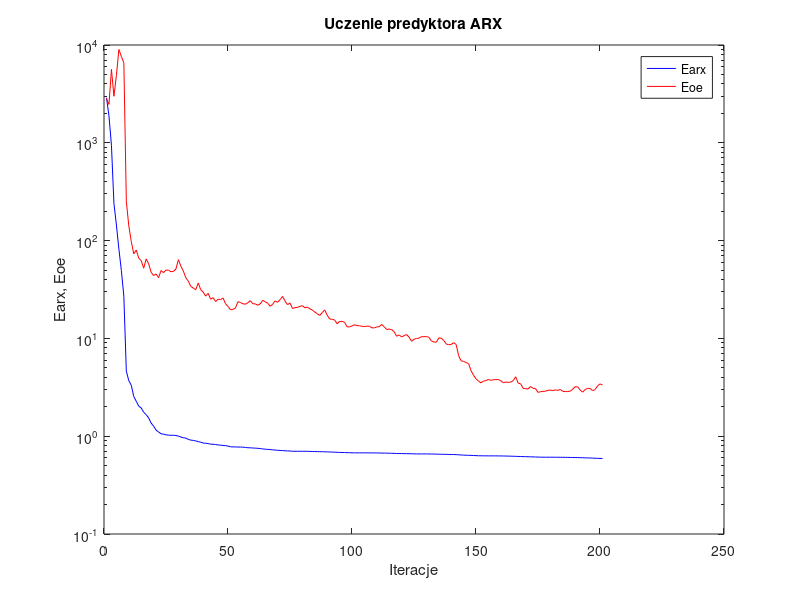
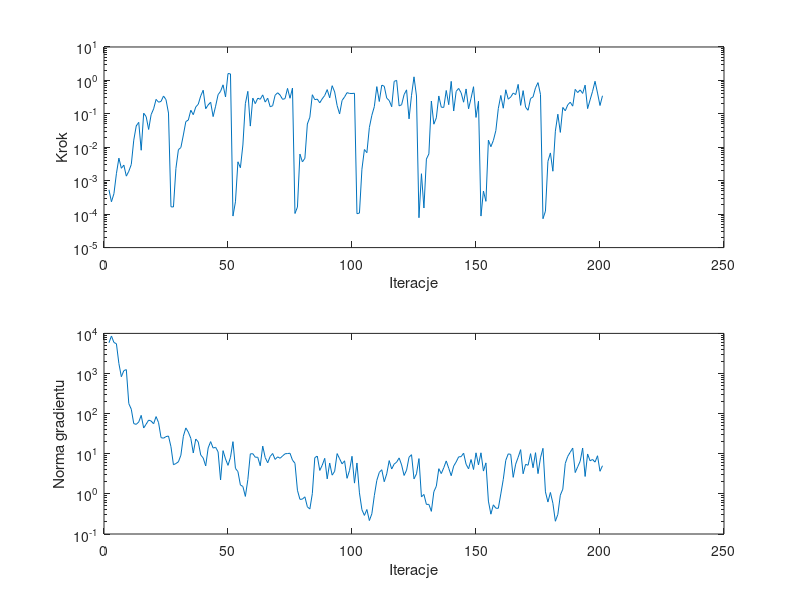

MATLAB code to generate these figures, in order:
%uczenie predyktora arx
clear all;
n=0; farx(n+1)=2.893928e+003; foe(n+1)=2.851482e+003; wspucz(n+1)=0.000000e+000; ng(n+1)=0.000000e+000;
%odnowa zmiennej metryki
n=1; farx(n+1)=1.885268e+003; foe(n+1)=2.468621e+003; krok(n+1)=5.353361e-004; ng(n+1)=5.861337e+003;
n=2; farx(n+1)=9.426725e+002; foe(n+1)=5.624857e+003; krok(n+1)=2.349204e-004; ng(n+1)=8.611651e+003;
n=3; farx(n+1)=2.406931e+002; foe(n+1)=2.990159e+003; krok(n+1)=4.090422e-004; ng(n+1)=5.932722e+003;
n=4; farx(n+1)=1.442527e+002; foe(n+1)=4.871602e+003; krok(n+1)=1.621288e-003; ng(n+1)=5.534032e+003;
n=5; farx(n+1)=8.208894e+001; foe(n+1)=8.996912e+003; krok(n+1)=4.743099e-003; ng(n+1)=1.775743e+003;
n=6; farx(n+1)=4.952481e+001; foe(n+1)=7.647496e+003; krok(n+1)=2.357114e-003; ng(n+1)=8.311284e+002;
n=7; farx(n+1)=2.697184e+001; foe(n+1)=6.577098e+003; krok(n+1)=2.926191e-003; ng(n+1)=1.181621e+003;
n=8; farx(n+1)=4.622778e+000; foe(n+1)=2.527724e+002; krok(n+1)=1.371344e-003; ng(n+1)=1.250995e+003;
n=9; farx(n+1)=3.695604e+000; foe(n+1)=1.413643e+002; krok(n+1)=1.920058e-003; ng(n+1)=1.778418e+002;
n=10; farx(n+1)=3.317978e+000; foe(n+1)=9.781900e+001; krok(n+1)=3.059436e-003; ng(n+1)=1.289812e+002;
n=11; farx(n+1)=2.547979e+000; foe(n+1)=7.318230e+001; krok(n+1)=1.634950e-002; ng(n+1)=5.637889e+001;
n=12; farx(n+1)=2.277423e+000; foe(n+1)=8.012094e+001; krok(n+1)=4.356626e-002; ng(n+1)=5.407186e+001;
n=13; farx(n+1)=2.030382e+000; foe(n+1)=6.615396e+001; krok(n+1)=5.576355e-002; ng(n+1)=6.194683e+001;
n=14; farx(n+1)=1.945475e+000; foe(n+1)=6.248254e+001; krok(n+1)=8.161186e-003; ng(n+1)=9.060287e+001;
n=15; farx(n+1)=1.758606e+000; foe(n+1)=5.218603e+001; krok(n+1)=1.047220e-001; ng(n+1)=4.379196e+001;
n=16; farx(n+1)=1.662267e+000; foe(n+1)=6.493966e+001; krok(n+1)=8.260442e-002; ng(n+1)=5.471472e+001;
n=17; farx(n+1)=1.539802e+000; foe(n+1)=5.800270e+001; krok(n+1)=3.413625e-002; ng(n+1)=6.894660e+001;
n=18; farx(n+1)=1.364413e+000; foe(n+1)=4.745093e+001; krok(n+1)=9.464413e-002; ng(n+1)=6.548078e+001;
n=19; farx(n+1)=1.266888e+000; foe(n+1)=4.392778e+001; krok(n+1)=1.409038e-001; ng(n+1)=5.584548e+001;
n=20; farx(n+1)=1.154281e+000; foe(n+1)=4.557829e+001; krok(n+1)=2.709781e-001; ng(n+1)=8.440221e+001;
n=21; farx(n+1)=1.104981e+000; foe(n+1)=4.180335e+001; krok(n+1)=2.230542e-001; ng(n+1)=5.967359e+001;
n=22; farx(n+1)=1.059607e+000; foe(n+1)=4.939643e+001; krok(n+1)=2.357265e-001; ng(n+1)=2.520413e+001;
n=23; farx(n+1)=1.048432e+000; foe(n+1)=4.697110e+001; krok(n+1)=3.421659e-001; ng(n+1)=2.444793e+001;
n=24; farx(n+1)=1.033014e+000; foe(n+1)=4.991600e+001; krok(n+1)=2.663792e-001; ng(n+1)=2.675300e+001;
n=25; farx(n+1)=1.024690e+000; foe(n+1)=4.976507e+001; krok(n+1)=1.057221e-001; ng(n+1)=2.768547e+001;
%odnowa zmiennej metryki
n=26; farx(n+1)=1.022041e+000; foe(n+1)=4.806810e+001; krok(n+1)=1.662532e-004; ng(n+1)=1.498657e+001;
n=27; farx(n+1)=1.021590e+000; foe(n+1)=4.841041e+001; krok(n+1)=1.638382e-004; ng(n+1)=5.326371e+000;
n=28; farx(n+1)=1.017110e+000; foe(n+1)=5.116230e+001; krok(n+1)=2.343845e-003; ng(n+1)=5.711801e+000;
n=29; farx(n+1)=1.002753e+000; foe(n+1)=6.389206e+001; krok(n+1)=8.486623e-003; ng(n+1)=6.306751e+000;
n=30; farx(n+1)=9.803556e-001; foe(n+1)=5.468878e+001; krok(n+1)=9.832841e-003; ng(n+1)=9.199732e+000;
n=31; farx(n+1)=9.641180e-001; foe(n+1)=4.882265e+001; krok(n+1)=2.337492e-002; ng(n+1)=2.738075e+001;
n=32; farx(n+1)=9.562140e-001; foe(n+1)=4.167079e+001; krok(n+1)=5.883374e-002; ng(n+1)=4.408504e+001;
n=33; farx(n+1)=9.269744e-001; foe(n+1)=3.847368e+001; krok(n+1)=6.528949e-002; ng(n+1)=3.454459e+001;
n=34; farx(n+1)=9.120211e-001; foe(n+1)=3.408407e+001; krok(n+1)=1.283701e-001; ng(n+1)=2.426919e+001;
n=35; farx(n+1)=9.058481e-001; foe(n+1)=3.267212e+001; krok(n+1)=9.451019e-002; ng(n+1)=1.045909e+001;
n=36; farx(n+1)=8.950601e-001; foe(n+1)=3.149801e+001; krok(n+1)=1.607063e-001; ng(n+1)=2.330772e+001;
n=37; farx(n+1)=8.811962e-001; foe(n+1)=3.691299e+001; krok(n+1)=1.935340e-001; ng(n+1)=1.972331e+001;
n=38; farx(n+1)=8.682979e-001; foe(n+1)=3.151136e+001; krok(n+1)=3.446734e-001; ng(n+1)=9.333434e+000;
n=39; farx(n+1)=8.511056e-001; foe(n+1)=2.975822e+001; krok(n+1)=5.090926e-001; ng(n+1)=7.831661e+000;
n=40; farx(n+1)=8.468765e-001; foe(n+1)=2.706073e+001; krok(n+1)=1.422614e-001; ng(n+1)=4.971411e+000;
n=41; farx(n+1)=8.414989e-001; foe(n+1)=2.890325e+001; krok(n+1)=1.845727e-001; ng(n+1)=1.398162e+001;
n=42; farx(n+1)=8.293978e-001; foe(n+1)=2.517247e+001; krok(n+1)=2.230542e-001; ng(n+1)=2.008594e+001;
n=43; farx(n+1)=8.266202e-001; foe(n+1)=2.612571e+001; krok(n+1)=8.276012e-002; ng(n+1)=1.385553e+001;
n=44; farx(n+1)=8.219401e-001; foe(n+1)=2.377996e+001; krok(n+1)=1.694433e-001; ng(n+1)=1.451057e+001;
n=45; farx(n+1)=8.140576e-001; foe(n+1)=2.516201e+001; krok(n+1)=3.749470e-001; ng(n+1)=1.116689e+001;
n=46; farx(n+1)=8.097449e-001; foe(n+1)=2.489150e+001; krok(n+1)=4.714530e-001; ng(n+1)=2.218474e+000;
n=47; farx(n+1)=8.043105e-001; foe(n+1)=2.592247e+001; krok(n+1)=7.382907e-001; ng(n+1)=1.195675e+001;
n=48; farx(n+1)=8.006139e-001; foe(n+1)=2.261456e+001; krok(n+1)=3.202323e-001; ng(n+1)=7.425292e+000;
n=49; farx(n+1)=7.935399e-001; foe(n+1)=2.124164e+001; krok(n+1)=1.605435e+000; ng(n+1)=5.138513e+000;
n=50; farx(n+1)=7.793447e-001; foe(n+1)=1.962985e+001; krok(n+1)=1.566431e+000; ng(n+1)=8.158671e+000;
%odnowa zmiennej metryki
n=51; farx(n+1)=7.771488e-001; foe(n+1)=1.982839e+001; krok(n+1)=8.763006e-005; ng(n+1)=2.003149e+001;
n=52; farx(n+1)=7.768489e-001; foe(n+1)=2.040733e+001; krok(n+1)=2.338071e-004; ng(n+1)=4.321435e+000;
n=53; farx(n+1)=7.746411e-001; foe(n+1)=2.372578e+001; krok(n+1)=3.683227e-003; ng(n+1)=3.590745e+000;
n=54; farx(n+1)=7.743069e-001; foe(n+1)=2.330319e+001; krok(n+1)=2.448466e-003; ng(n+1)=1.663788e+000;
n=55; farx(n+1)=7.727787e-001; foe(n+1)=2.260479e+001; krok(n+1)=1.170476e-002; ng(n+1)=1.529901e+000;
n=56; farx(n+1)=7.677044e-001; foe(n+1)=2.236065e+001; krok(n+1)=2.020751e-001; ng(n+1)=8.646627e-001;
n=57; farx(n+1)=7.619901e-001; foe(n+1)=2.311676e+001; krok(n+1)=4.714530e-001; ng(n+1)=2.269382e+000;
n=58; farx(n+1)=7.610357e-001; foe(n+1)=2.430984e+001; krok(n+1)=4.305393e-002; ng(n+1)=9.929373e+000;
n=59; farx(n+1)=7.572960e-001; foe(n+1)=2.263257e+001; krok(n+1)=2.959384e-001; ng(n+1)=1.004174e+001;
n=60; farx(n+1)=7.550599e-001; foe(n+1)=2.255779e+001; krok(n+1)=2.020751e-001; ng(n+1)=8.189372e+000;
n=61; farx(n+1)=7.521006e-001; foe(n+1)=2.183262e+001; krok(n+1)=2.946134e-001; ng(n+1)=8.186566e+000;
n=62; farx(n+1)=7.481688e-001; foe(n+1)=2.253657e+001; krok(n+1)=2.726979e-001; ng(n+1)=5.030891e+000;
n=63; farx(n+1)=7.413961e-001; foe(n+1)=2.451452e+001; krok(n+1)=3.693268e-001; ng(n+1)=1.551782e+001;
n=64; farx(n+1)=7.362955e-001; foe(n+1)=2.373864e+001; krok(n+1)=2.249366e-001; ng(n+1)=8.043241e+000;
n=65; farx(n+1)=7.335940e-001; foe(n+1)=2.287971e+001; krok(n+1)=2.942678e-001; ng(n+1)=5.951027e+000;
n=66; farx(n+1)=7.302075e-001; foe(n+1)=2.132255e+001; krok(n+1)=1.630613e-001; ng(n+1)=8.551614e+000;
n=67; farx(n+1)=7.249391e-001; foe(n+1)=2.229454e+001; krok(n+1)=1.746541e-001; ng(n+1)=1.015531e+001;
n=68; farx(n+1)=7.223524e-001; foe(n+1)=2.419061e+001; krok(n+1)=3.607908e-001; ng(n+1)=7.220771e+000;
n=69; farx(n+1)=7.180283e-001; foe(n+1)=2.341703e+001; krok(n+1)=4.275969e-001; ng(n+1)=8.372632e+000;
n=70; farx(n+1)=7.153798e-001; foe(n+1)=2.491883e+001; krok(n+1)=3.647485e-001; ng(n+1)=7.722185e+000;
n=71; farx(n+1)=7.128617e-001; foe(n+1)=2.690684e+001; krok(n+1)=2.715719e-001; ng(n+1)=8.800380e+000;
n=72; farx(n+1)=7.100726e-001; foe(n+1)=2.410350e+001; krok(n+1)=2.857025e-001; ng(n+1)=9.984542e+000;
n=73; farx(n+1)=7.075725e-001; foe(n+1)=2.213240e+001; krok(n+1)=5.772243e-001; ng(n+1)=1.012931e+001;
n=74; farx(n+1)=7.056693e-001; foe(n+1)=2.303980e+001; krok(n+1)=2.928871e-001; ng(n+1)=1.029848e+001;
n=75; farx(n+1)=7.015736e-001; foe(n+1)=2.021516e+001; krok(n+1)=5.921069e-001; ng(n+1)=6.942724e+000;
%odnowa zmiennej metryki
n=76; farx(n+1)=7.013949e-001; foe(n+1)=2.061382e+001; krok(n+1)=1.046783e-004; ng(n+1)=5.797346e+000;
n=77; farx(n+1)=7.013802e-001; foe(n+1)=2.074019e+001; krok(n+1)=1.629504e-004; ng(n+1)=1.230199e+000;
n=78; farx(n+1)=7.012109e-001; foe(n+1)=2.125834e+001; krok(n+1)=6.271232e-003; ng(n+1)=7.310148e-001;
n=79; farx(n+1)=7.010892e-001; foe(n+1)=2.161574e+001; krok(n+1)=3.657312e-003; ng(n+1)=7.400126e-001;
n=80; farx(n+1)=7.009454e-001; foe(n+1)=2.056407e+001; krok(n+1)=4.689265e-003; ng(n+1)=8.442866e-001;
n=81; farx(n+1)=7.005141e-001; foe(n+1)=2.087539e+001; krok(n+1)=4.973429e-002; ng(n+1)=4.763328e-001;
n=82; farx(n+1)=6.998877e-001; foe(n+1)=2.004703e+001; krok(n+1)=7.925655e-002; ng(n+1)=4.192975e-001;
n=83; farx(n+1)=6.978071e-001; foe(n+1)=1.951857e+001; krok(n+1)=3.730776e-001; ng(n+1)=1.013525e+000;
n=84; farx(n+1)=6.968333e-001; foe(n+1)=1.861244e+001; krok(n+1)=2.656028e-001; ng(n+1)=7.981105e+000;
n=85; farx(n+1)=6.957882e-001; foe(n+1)=1.788206e+001; krok(n+1)=2.760258e-001; ng(n+1)=8.754567e+000;
n=86; farx(n+1)=6.950070e-001; foe(n+1)=1.717407e+001; krok(n+1)=2.139750e-001; ng(n+1)=3.842211e+000;
n=87; farx(n+1)=6.939654e-001; foe(n+1)=1.836096e+001; krok(n+1)=2.821404e-001; ng(n+1)=5.182781e+000;
n=88; farx(n+1)=6.928270e-001; foe(n+1)=1.956949e+001; krok(n+1)=3.550835e-001; ng(n+1)=7.690697e+000;
n=89; farx(n+1)=6.912287e-001; foe(n+1)=1.725685e+001; krok(n+1)=5.312057e-001; ng(n+1)=2.368814e+000;
n=90; farx(n+1)=6.901546e-001; foe(n+1)=1.577428e+001; krok(n+1)=3.015923e-001; ng(n+1)=5.878380e+000;
n=91; farx(n+1)=6.877991e-001; foe(n+1)=1.569690e+001; krok(n+1)=6.954939e-001; ng(n+1)=2.930744e+000;
n=92; farx(n+1)=6.867087e-001; foe(n+1)=1.541768e+001; krok(n+1)=4.536903e-001; ng(n+1)=3.651194e+000;
n=93; farx(n+1)=6.842486e-001; foe(n+1)=1.412869e+001; krok(n+1)=1.775417e-001; ng(n+1)=1.010123e+001;
n=94; farx(n+1)=6.829087e-001; foe(n+1)=1.491439e+001; krok(n+1)=9.907791e-002; ng(n+1)=7.520069e+000;
n=95; farx(n+1)=6.814017e-001; foe(n+1)=1.491520e+001; krok(n+1)=2.522670e-001; ng(n+1)=5.601985e+000;
n=96; farx(n+1)=6.802286e-001; foe(n+1)=1.462943e+001; krok(n+1)=3.202323e-001; ng(n+1)=6.676337e+000;
n=97; farx(n+1)=6.792095e-001; foe(n+1)=1.314582e+001; krok(n+1)=4.310227e-001; ng(n+1)=2.442406e+000;
n=98; farx(n+1)=6.780235e-001; foe(n+1)=1.310555e+001; krok(n+1)=4.079802e-001; ng(n+1)=3.838624e+000;
n=99; farx(n+1)=6.765111e-001; foe(n+1)=1.340899e+001; krok(n+1)=4.063898e-001; ng(n+1)=8.652056e+000;
n=100; farx(n+1)=6.757851e-001; foe(n+1)=1.380755e+001; krok(n+1)=4.128102e-001; ng(n+1)=1.855176e+000;
%odnowa zmiennej metryki
n=101; farx(n+1)=6.755999e-001; foe(n+1)=1.351682e+001; krok(n+1)=1.032284e-004; ng(n+1)=5.890469e+000;
n=102; farx(n+1)=6.755938e-001; foe(n+1)=1.347651e+001; krok(n+1)=1.077049e-004; ng(n+1)=1.059715e+000;
n=103; farx(n+1)=6.755787e-001; foe(n+1)=1.329795e+001; krok(n+1)=2.209886e-003; ng(n+1)=4.037407e-001;
n=104; farx(n+1)=6.755450e-001; foe(n+1)=1.322357e+001; krok(n+1)=8.580693e-003; ng(n+1)=2.906225e-001;
n=105; farx(n+1)=6.754913e-001; foe(n+1)=1.335591e+001; krok(n+1)=6.893113e-003; ng(n+1)=4.080013e-001;
n=106; farx(n+1)=6.754028e-001; foe(n+1)=1.330221e+001; krok(n+1)=3.914062e-002; ng(n+1)=2.164363e-001;
n=107; farx(n+1)=6.750361e-001; foe(n+1)=1.283151e+001; krok(n+1)=9.035956e-002; ng(n+1)=3.186512e-001;
n=108; farx(n+1)=6.746720e-001; foe(n+1)=1.281199e+001; krok(n+1)=1.644497e-001; ng(n+1)=9.021712e-001;
n=109; farx(n+1)=6.740041e-001; foe(n+1)=1.310425e+001; krok(n+1)=6.522451e-001; ng(n+1)=2.163270e+000;
n=110; farx(n+1)=6.733715e-001; foe(n+1)=1.317050e+001; krok(n+1)=2.343012e-001; ng(n+1)=3.425481e+000;
n=111; farx(n+1)=6.727637e-001; foe(n+1)=1.388560e+001; krok(n+1)=7.228765e-001; ng(n+1)=3.998274e+000;
n=112; farx(n+1)=6.715641e-001; foe(n+1)=1.312022e+001; krok(n+1)=6.698571e-001; ng(n+1)=2.011159e+000;
n=113; farx(n+1)=6.709987e-001; foe(n+1)=1.231007e+001; krok(n+1)=2.957090e-001; ng(n+1)=3.150653e+000;
n=114; farx(n+1)=6.697064e-001; foe(n+1)=1.246622e+001; krok(n+1)=2.506731e-001; ng(n+1)=6.753809e+000;
n=115; farx(n+1)=6.691208e-001; foe(n+1)=1.230467e+001; krok(n+1)=1.630613e-001; ng(n+1)=4.162899e+000;
n=116; farx(n+1)=6.669190e-001; foe(n+1)=1.167692e+001; krok(n+1)=9.362720e-001; ng(n+1)=5.529800e+000;
n=117; farx(n+1)=6.655156e-001; foe(n+1)=1.052502e+001; krok(n+1)=1.002885e+000; ng(n+1)=6.178888e+000;
n=118; farx(n+1)=6.647877e-001; foe(n+1)=1.085772e+001; krok(n+1)=1.728699e-001; ng(n+1)=7.881680e+000;
n=119; farx(n+1)=6.645130e-001; foe(n+1)=1.035298e+001; krok(n+1)=1.872762e-001; ng(n+1)=5.273002e+000;
n=120; farx(n+1)=6.635306e-001; foe(n+1)=1.067194e+001; krok(n+1)=3.749470e-001; ng(n+1)=2.876895e+000;
n=121; farx(n+1)=6.626596e-001; foe(n+1)=1.095570e+001; krok(n+1)=5.223159e-001; ng(n+1)=3.902592e+000;
n=122; farx(n+1)=6.621452e-001; foe(n+1)=1.030749e+001; krok(n+1)=7.084462e-002; ng(n+1)=8.211879e+000;
n=123; farx(n+1)=6.612481e-001; foe(n+1)=9.355654e+000; krok(n+1)=3.589327e-001; ng(n+1)=9.479613e+000;
n=124; farx(n+1)=6.597182e-001; foe(n+1)=9.793618e+000; krok(n+1)=1.280117e+000; ng(n+1)=2.366277e+000;
n=125; farx(n+1)=6.590734e-001; foe(n+1)=9.991226e+000; krok(n+1)=3.421659e-001; ng(n+1)=3.154802e+000;
%odnowa zmiennej metryki
n=126; farx(n+1)=6.588394e-001; foe(n+1)=1.005132e+001; krok(n+1)=7.818173e-005; ng(n+1)=7.583592e+000;
n=127; farx(n+1)=6.587853e-001; foe(n+1)=1.041677e+001; krok(n+1)=1.620122e-003; ng(n+1)=8.415702e-001;
n=128; farx(n+1)=6.587776e-001; foe(n+1)=1.040093e+001; krok(n+1)=1.526551e-004; ng(n+1)=9.687854e-001;
n=129; farx(n+1)=6.587278e-001; foe(n+1)=1.045313e+001; krok(n+1)=4.440041e-003; ng(n+1)=5.467669e-001;
n=130; farx(n+1)=6.586390e-001; foe(n+1)=1.026976e+001; krok(n+1)=6.349841e-003; ng(n+1)=5.477491e-001;
n=131; farx(n+1)=6.572609e-001; foe(n+1)=9.403106e+000; krok(n+1)=2.418297e-001; ng(n+1)=3.667698e-001;
n=132; farx(n+1)=6.568050e-001; foe(n+1)=9.193969e+000; krok(n+1)=4.904612e-002; ng(n+1)=1.132311e+000;
n=133; farx(n+1)=6.560713e-001; foe(n+1)=9.132930e+000; krok(n+1)=7.602301e-002; ng(n+1)=1.551875e+000;
n=134; farx(n+1)=6.542712e-001; foe(n+1)=1.011987e+001; krok(n+1)=3.427774e-001; ng(n+1)=4.243299e+000;
n=135; farx(n+1)=6.533901e-001; foe(n+1)=1.005682e+001; krok(n+1)=1.582278e-001; ng(n+1)=3.205432e+000;
n=136; farx(n+1)=6.527895e-001; foe(n+1)=9.509842e+000; krok(n+1)=1.559800e-001; ng(n+1)=4.487531e+000;
n=137; farx(n+1)=6.518703e-001; foe(n+1)=8.765605e+000; krok(n+1)=5.005775e-001; ng(n+1)=6.628943e+000;
n=138; farx(n+1)=6.511941e-001; foe(n+1)=8.617093e+000; krok(n+1)=1.881319e-001; ng(n+1)=4.355980e+000;
n=139; farx(n+1)=6.499105e-001; foe(n+1)=8.673669e+000; krok(n+1)=9.372047e-001; ng(n+1)=2.838720e+000;
n=140; farx(n+1)=6.492933e-001; foe(n+1)=9.035811e+000; krok(n+1)=1.217616e-001; ng(n+1)=4.928140e+000;
n=141; farx(n+1)=6.480854e-001; foe(n+1)=8.669556e+000; krok(n+1)=4.706699e-001; ng(n+1)=6.256509e+000;
n=142; farx(n+1)=6.456508e-001; foe(n+1)=6.654725e+000; krok(n+1)=5.770438e-001; ng(n+1)=8.374678e+000;
n=143; farx(n+1)=6.427084e-001; foe(n+1)=5.898601e+000; krok(n+1)=4.268310e-001; ng(n+1)=8.473468e+000;
n=144; farx(n+1)=6.408817e-001; foe(n+1)=5.815874e+000; krok(n+1)=2.230786e-001; ng(n+1)=1.034918e+001;
n=145; farx(n+1)=6.388495e-001; foe(n+1)=5.678223e+000; krok(n+1)=5.556839e-001; ng(n+1)=5.479889e+000;
n=146; farx(n+1)=6.377221e-001; foe(n+1)=5.523258e+000; krok(n+1)=1.416892e-001; ng(n+1)=4.206166e+000;
n=147; farx(n+1)=6.361642e-001; foe(n+1)=4.681160e+000; krok(n+1)=2.921091e-001; ng(n+1)=7.183424e+000;
n=148; farx(n+1)=6.344598e-001; foe(n+1)=4.207440e+000; krok(n+1)=6.480438e-001; ng(n+1)=4.051742e+000;
n=149; farx(n+1)=6.332522e-001; foe(n+1)=3.868753e+000; krok(n+1)=7.814306e-002; ng(n+1)=1.054950e+001;
n=150; farx(n+1)=6.309564e-001; foe(n+1)=3.662818e+000; krok(n+1)=2.381694e-001; ng(n+1)=5.278907e+000;
%odnowa zmiennej metryki
n=151; farx(n+1)=6.305103e-001; foe(n+1)=3.513521e+000; krok(n+1)=8.763006e-005; ng(n+1)=1.055777e+001;
n=152; farx(n+1)=6.301545e-001; foe(n+1)=3.656822e+000; krok(n+1)=4.923063e-004; ng(n+1)=3.703347e+000;
n=153; farx(n+1)=6.297915e-001; foe(n+1)=3.704169e+000; krok(n+1)=2.419010e-004; ng(n+1)=5.929429e+000;
n=154; farx(n+1)=6.294683e-001; foe(n+1)=3.798728e+000; krok(n+1)=1.636186e-002; ng(n+1)=6.609231e-001;
n=155; farx(n+1)=6.294276e-001; foe(n+1)=3.728932e+000; krok(n+1)=1.041670e-002; ng(n+1)=3.119233e-001;
n=156; farx(n+1)=6.292243e-001; foe(n+1)=3.776345e+000; krok(n+1)=1.598198e-002; ng(n+1)=5.336124e-001;
n=157; farx(n+1)=6.290863e-001; foe(n+1)=3.790522e+000; krok(n+1)=3.153338e-002; ng(n+1)=4.400270e-001;
n=158; farx(n+1)=6.287830e-001; foe(n+1)=3.797092e+000; krok(n+1)=1.453256e-001; ng(n+1)=4.367902e-001;
n=159; farx(n+1)=6.283684e-001; foe(n+1)=3.691684e+000; krok(n+1)=3.550835e-001; ng(n+1)=9.957461e-001;
n=160; farx(n+1)=6.276556e-001; foe(n+1)=3.514753e+000; krok(n+1)=1.473741e-001; ng(n+1)=2.306704e+000;
n=161; farx(n+1)=6.267730e-001; foe(n+1)=3.584959e+000; krok(n+1)=5.249576e-001; ng(n+1)=6.839653e+000;
n=162; farx(n+1)=6.256032e-001; foe(n+1)=3.554487e+000; krok(n+1)=2.745822e-001; ng(n+1)=9.944356e+000;
n=163; farx(n+1)=6.249848e-001; foe(n+1)=3.570411e+000; krok(n+1)=3.200292e-001; ng(n+1)=9.653459e+000;
n=164; farx(n+1)=6.236372e-001; foe(n+1)=3.692082e+000; krok(n+1)=4.177026e-001; ng(n+1)=2.582609e+000;
n=165; farx(n+1)=6.226303e-001; foe(n+1)=4.055228e+000; krok(n+1)=3.768236e-001; ng(n+1)=5.510975e+000;
n=166; farx(n+1)=6.212061e-001; foe(n+1)=3.486760e+000; krok(n+1)=7.610808e-001; ng(n+1)=8.169346e+000;
n=167; farx(n+1)=6.200454e-001; foe(n+1)=3.432099e+000; krok(n+1)=1.794685e-001; ng(n+1)=1.265968e+001;
n=168; farx(n+1)=6.185882e-001; foe(n+1)=3.083793e+000; krok(n+1)=4.951781e-001; ng(n+1)=3.175606e+000;
n=169; farx(n+1)=6.177479e-001; foe(n+1)=3.060836e+000; krok(n+1)=1.582278e-001; ng(n+1)=5.457124e+000;
n=170; farx(n+1)=6.168512e-001; foe(n+1)=3.040314e+000; krok(n+1)=1.278954e-001; ng(n+1)=5.168215e+000;
n=171; farx(n+1)=6.155943e-001; foe(n+1)=3.219830e+000; krok(n+1)=2.879025e-001; ng(n+1)=1.006387e+001;
n=172; farx(n+1)=6.143781e-001; foe(n+1)=3.087412e+000; krok(n+1)=3.214238e-001; ng(n+1)=4.490964e+000;
n=173; farx(n+1)=6.131032e-001; foe(n+1)=3.071740e+000; krok(n+1)=6.022096e-001; ng(n+1)=1.063338e+001;
n=174; farx(n+1)=6.117080e-001; foe(n+1)=2.806284e+000; krok(n+1)=8.600077e-001; ng(n+1)=3.196663e+000;
n=175; farx(n+1)=6.106210e-001; foe(n+1)=2.849932e+000; krok(n+1)=3.806077e-001; ng(n+1)=7.911425e+000;
%odnowa zmiennej metryki
n=176; farx(n+1)=6.100162e-001; foe(n+1)=2.875888e+000; krok(n+1)=7.303192e-005; ng(n+1)=1.365650e+001;
n=177; farx(n+1)=6.100083e-001; foe(n+1)=2.882370e+000; krok(n+1)=1.231773e-004; ng(n+1)=1.121528e+000;
n=178; farx(n+1)=6.099296e-001; foe(n+1)=2.943710e+000; krok(n+1)=3.799656e-003; ng(n+1)=6.264578e-001;
n=179; farx(n+1)=6.095716e-001; foe(n+1)=2.960202e+000; krok(n+1)=6.776891e-003; ng(n+1)=1.085413e+000;
n=180; farx(n+1)=6.095435e-001; foe(n+1)=2.927079e+000; krok(n+1)=1.924424e-003; ng(n+1)=5.852438e-001;
n=181; farx(n+1)=6.094796e-001; foe(n+1)=2.974490e+000; krok(n+1)=3.034235e-002; ng(n+1)=2.080264e-001;
n=182; farx(n+1)=6.090889e-001; foe(n+1)=2.945435e+000; krok(n+1)=9.759878e-002; ng(n+1)=3.087384e-001;
n=183; farx(n+1)=6.089360e-001; foe(n+1)=3.001214e+000; krok(n+1)=2.788265e-002; ng(n+1)=9.292942e-001;
n=184; farx(n+1)=6.082708e-001; foe(n+1)=2.877454e+000; krok(n+1)=1.557206e-001; ng(n+1)=1.311270e+000;
n=185; farx(n+1)=6.079295e-001; foe(n+1)=2.859980e+000; krok(n+1)=1.233762e-001; ng(n+1)=5.766808e+000;
n=186; farx(n+1)=6.074384e-001; foe(n+1)=2.860008e+000; krok(n+1)=1.865388e-001; ng(n+1)=8.626824e+000;
n=187; farx(n+1)=6.065923e-001; foe(n+1)=2.894036e+000; krok(n+1)=2.230542e-001; ng(n+1)=1.091933e+001;
n=188; farx(n+1)=6.058246e-001; foe(n+1)=3.023310e+000; krok(n+1)=1.702433e-001; ng(n+1)=1.383327e+001;
n=189; farx(n+1)=6.051477e-001; foe(n+1)=3.207781e+000; krok(n+1)=5.403833e-001; ng(n+1)=3.400093e+000;
n=190; farx(n+1)=6.044389e-001; foe(n+1)=3.195164e+000; krok(n+1)=4.329486e-001; ng(n+1)=4.721846e+000;
n=191; farx(n+1)=6.035260e-001; foe(n+1)=2.967126e+000; krok(n+1)=5.202472e-001; ng(n+1)=6.513299e+000;
n=192; farx(n+1)=6.022212e-001; foe(n+1)=2.820169e+000; krok(n+1)=4.079802e-001; ng(n+1)=1.389436e+001;
n=193; farx(n+1)=6.006260e-001; foe(n+1)=2.998168e+000; krok(n+1)=7.238598e-001; ng(n+1)=2.715743e+000;
n=194; farx(n+1)=5.998348e-001; foe(n+1)=3.081912e+000; krok(n+1)=1.433103e-001; ng(n+1)=9.886854e+000;
n=195; farx(n+1)=5.989027e-001; foe(n+1)=3.078482e+000; krok(n+1)=2.621866e-001; ng(n+1)=6.677857e+000;
n=196; farx(n+1)=5.974295e-001; foe(n+1)=2.928862e+000; krok(n+1)=4.714530e-001; ng(n+1)=7.216588e+000;
n=197; farx(n+1)=5.953905e-001; foe(n+1)=2.991809e+000; krok(n+1)=9.429061e-001; ng(n+1)=6.190122e+000;
n=198; farx(n+1)=5.937120e-001; foe(n+1)=3.262798e+000; krok(n+1)=4.188592e-001; ng(n+1)=8.921767e+000;
n=199; farx(n+1)=5.927129e-001; foe(n+1)=3.426640e+000; krok(n+1)=1.775417e-001; ng(n+1)=3.660454e+000;
n=200; farx(n+1)=5.915917e-001; foe(n+1)=3.335666e+000; krok(n+1)=3.477470e-001; ng(n+1)=5.030161e+000;

figure; semilogy(farx,'b'); hold on; semilogy(foe,'r'); xlabel('Iteracje'); ylabel('Earx, Eoe'); legend('Earx','Eoe'); title('Uczenie predyktora ARX');
figure; subplot(2,1,1); semilogy(krok); xlabel('Iteracje'); ylabel('Krok');
subplot(2,1,2); semilogy(ng); xlabel('Iteracje'); ylabel('Norma gradientu');
Earx=farx(n+1)
Eoe=foe(n+1)
